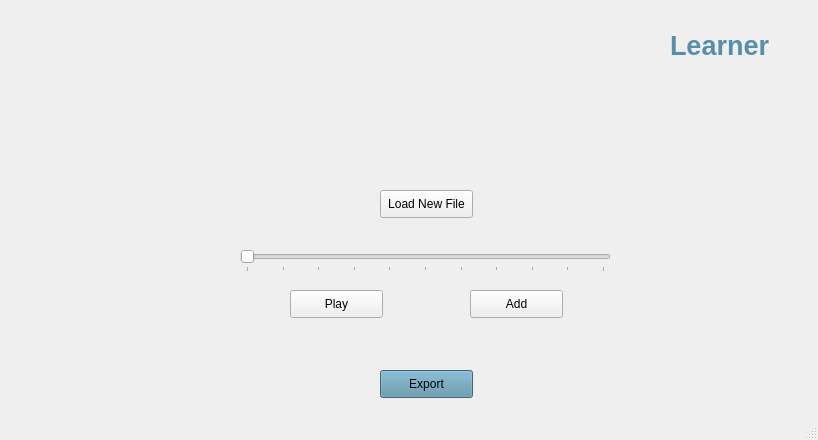
<?xml version="1.0" encoding="UTF-8"?>
<ui version="4.0">
 <class>MainWindow</class>
 <widget class="QMainWindow" name="MainWindow">
  <property name="geometry">
   <rect>
    <x>0</x>
    <y>0</y>
    <width>818</width>
    <height>440</height>
   </rect>
  </property>
  <property name="windowTitle">
   <string>SMLearner</string>
  </property>
  <widget class="QWidget" name="centralwidget">
   <widget class="QLabel" name="label">
    <property name="geometry">
     <rect>
      <x>30</x>
      <y>20</y>
      <width>501</width>
      <height>141</height>
     </rect>
    </property>
    <property name="text">
     <string/>
    </property>
    <property name="pixmap">
     <pixmap>../docs/SoundMusic.png</pixmap>
    </property>
    <property name="scaledContents">
     <bool>true</bool>
    </property>
   </widget>
   <widget class="QSlider" name="horizontalSlider">
    <property name="geometry">
     <rect>
      <x>240</x>
      <y>250</y>
      <width>371</width>
      <height>22</height>
     </rect>
    </property>
    <property name="maximum">
     <number>10</number>
    </property>
    <property name="pageStep">
     <number>5</number>
    </property>
    <property name="orientation">
     <enum>Qt::Horizontal</enum>
    </property>
    <property name="tickPosition">
     <enum>QSlider::TicksBelow</enum>
    </property>
    <property name="tickInterval">
     <number>1</number>
    </property>
   </widget>
   <widget class="QPushButton" name="pushButton">
    <property name="geometry">
     <rect>
      <x>380</x>
      <y>190</y>
      <width>93</width>
      <height>28</height>
     </rect>
    </property>
    <property name="text">
     <string>Load New File</string>
    </property>
   </widget>
   <widget class="QPushButton" name="pushButton_2">
    <property name="geometry">
     <rect>
      <x>290</x>
      <y>290</y>
      <width>93</width>
      <height>28</height>
     </rect>
    </property>
    <property name="text">
     <string>Play</string>
    </property>
   </widget>
   <widget class="QPushButton" name="pushButton_3">
    <property name="geometry">
     <rect>
      <x>470</x>
      <y>290</y>
      <width>93</width>
      <height>28</height>
     </rect>
    </property>
    <property name="text">
     <string>Add</string>
    </property>
   </widget>
   <widget class="QPushButton" name="pushButton_4">
    <property name="geometry">
     <rect>
      <x>380</x>
      <y>370</y>
      <width>93</width>
      <height>28</height>
     </rect>
    </property>
    <property name="styleSheet">
     <string notr="true">background-color: rgb(88, 142, 168)</string>
    </property>
    <property name="text">
     <string>Export</string>
    </property>
   </widget>
   <widget class="QLabel" name="label_2">
    <property name="geometry">
     <rect>
      <x>670</x>
      <y>20</y>
      <width>131</width>
      <height>51</height>
     </rect>
    </property>
    <property name="font">
     <font>
      <pointsize>20</pointsize>
      <weight>75</weight>
      <bold>true</bold>
     </font>
    </property>
    <property name="styleSheet">
     <string notr="true">color: rgb(88, 142, 168)</string>
    </property>
    <property name="text">
     <string>Learner</string>
    </property>
   </widget>
  </widget>
  <widget class="QStatusBar" name="statusbar"/>
 </widget>
 <resources/>
 <connections/>
</ui>
